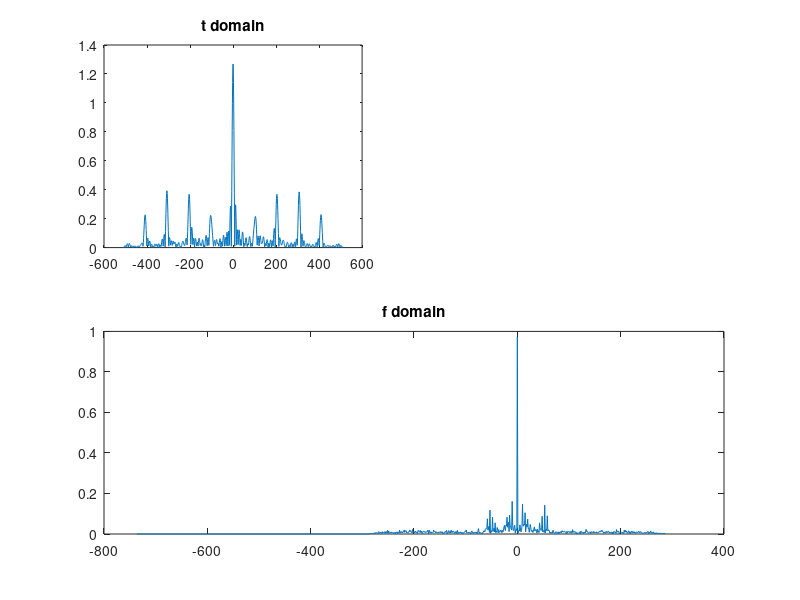

The MATLAB source for this figure:
% PSS generation for LTE
clc
clear
clf

%% PSS
def.sector_id=1;

% Zadoff-Chu root sequence index
sectors = [ 25, 29, 34 ];
chu = exp ( 1j * pi * sectors(def.sector_id) / 63 * (0:63-1).*(1:63) );

% set dc carrier to zero
PSS = [zeros(1,5) chu(1:31) 0 chu(33:end) zeros(1,5)];  

% corr = xcorr(chu); corr = corr(N:end) + [0 corr(1:N-1)];
% plot(abs(corr))

clear chu sectors

%% TX: OFDM
def.subc_spacing = 15e3; %Hz
def.bw = 5e6; %Hz

% lte PHY modes:
lte_mode.bw = [ 1.4e6 3e6 5e6 10e6 15e6 20e6 ];
lte_mode.num_res_blocks = [ 5 15 25 50 75 100 ];
assert( any(lte_mode.bw == def.bw) );

% each resource block uses 12 subcarriers + DC
num_subcs = 12 * lte_mode.num_res_blocks(lte_mode.bw == def.bw) + 1;
len_FFT = 2^ceil(log2( def.bw / def.subc_spacing ));

clear lte_mode

% place PSS in the center
PSS_symbol = [PSS(37:end) zeros(1,len_FFT-length(PSS)) PSS(1:36)].';

% modulate
s = ifft(PSS_symbol);

%% Channel
def.EsN0 = 10;%dB

% normalize tx power
s = s ./ sqrt(s'*s/length(s));
E.s = 1 / ( len_FFT/num_subcs ); % account for oversampling

r = awgn(s, def.EsN0 - 10*log10(E.s)); % SNR = EsN0 - OSR
E.r = r'*r/length(r);

%% RX: Sync
subplot(2,2,1)

[c,lags] = xcorr(r,s);
plot(lags, abs(c) / len_FFT / sqrt(E.s * E.r));
title('t domain')
clear c clags

% assume time sync --> OFDM demod
R = fftshift(fft(r));
E.R = R'*R/length(R);

% generate reference for int CFO
R_ref = PSS(6:end-5).';
E.R_ref = 62/len_FFT; % account for length(R)>length(R_ref)

subplot(2,2,3:4)
[c,lags] = xcorr(R, R_ref);
plot(lags - (len_FFT-62)/2, abs(c) / len_FFT / sqrt( E.R_ref * E.R) );
% shifted lags to have expected peak at 0
title('f domain')
clear c clags
